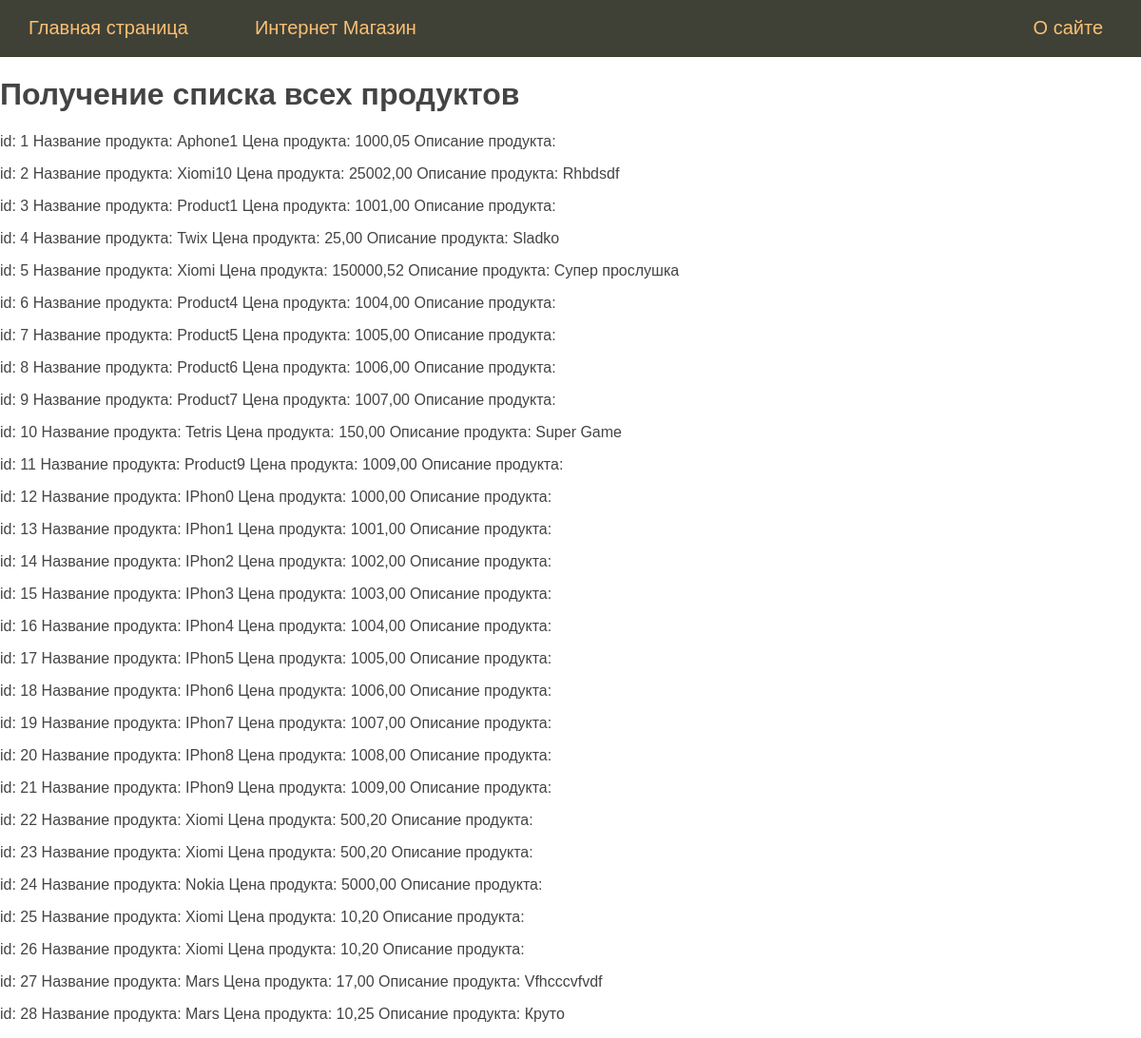
Page /get_product_all/ on the committed database.
### homework_1/models.py (models this page shows, shortened)
class Product(models.Model):
    product_name = models.CharField(max_length=30)
    product_description = models.TextField()
    cost = models.DecimalField(max_digits=8, decimal_places=2)
    quantity_product = models.IntegerField()  # Количества продукта
    data_add = models.DateTimeField(auto_now_add=True)
    product_image = models.ImageField(upload_to="images/")

### homework_1/views.py (the view)
# urls.py: path('get_product_all/', views.get_product_all, name='get_product_all'),  # Получение списка продуктов
def get_product_all(request):
    products = Product.objects.all()
    logger.info(f'Страница "Список продуктов" успешно открыта')
    return render(request, 'homework_1/get_product_all.html',
                  {'title': 'Получение списка всех продуктов', 'menu': menu, 'products': products})

### homework_1/templates/homework_1/get_product_all.html
{% extends 'base.html' %}
{% block content%}
<h1>{{ title }}</h1>
{% for product in products %}
    <p>id: {{ product.id }} Название продукта: {{ product.product_name }} Цена продукта: {{ product.cost }} Описание продукта: {{product.product_description}}</p>
{% endfor %}
{% endblock %}

### homework_1/static/homework_1/css/styles.css (style rules this page uses)
html, body { font-family: 'Arial'; margin: 0; padding: 0; height: 100%; width: 100%; color: #444; }

### rows in the picture
Product: id "1", product_name "Aphone1", cost "1000,05"
Product: id "2", product_name "Xiomi10", cost "25002,00", product_description "Rhbdsdf"
Product: id "3", product_name "Product1", cost "1001,00"
Product: id "4", product_name "Twix", cost "25,00", product_description "Sladko"
Product: id "5", product_name "Xiomi", cost "150000,52", product_description "Супер прослушка"
Product: id "6", product_name "Product4", cost "1004,00"
Product: id "7", product_name "Product5", cost "1005,00"
Product: id "8", product_name "Product6", cost "1006,00"
Product: id "9", product_name "Product7", cost "1007,00"
Product: id "10", product_name "Tetris", cost "150,00", product_description "Super Game"
Product: id "11", product_name "Product9", cost "1009,00"
Product: id "12", product_name "IPhon0", cost "1000,00"
Product: id "13", product_name "IPhon1", cost "1001,00"
Product: id "14", product_name "IPhon2", cost "1002,00"
Product: id "15", product_name "IPhon3", cost "1003,00"
Product: id "16", product_name "IPhon4", cost "1004,00"
Product: id "17", product_name "IPhon5", cost "1005,00"
Product: id "18", product_name "IPhon6", cost "1006,00"
Product: id "19", product_name "IPhon7", cost "1007,00"
Product: id "20", product_name "IPhon8", cost "1008,00"
Product: id "21", product_name "IPhon9", cost "1009,00"
Product: id "22", product_name "Xiomi", cost "500,20"
Product: id "23", product_name "Xiomi", cost "500,20"
Product: id "24", product_name "Nokia", cost "5000,00"
Product: id "25", product_name "Xiomi", cost "10,20"
Product: id "26", product_name "Xiomi", cost "10,20"
Product: id "27", product_name "Mars", cost "17,00", product_description "Vfhcccvfvdf"
Product: id "28", product_name "Mars", cost "10,25", product_description "Круто"

### other values in the picture
{{ m.title }} "Главная страница" "Интернет Магазин" "О сайте"
{{ title }} "Получение списка всех продуктов"
